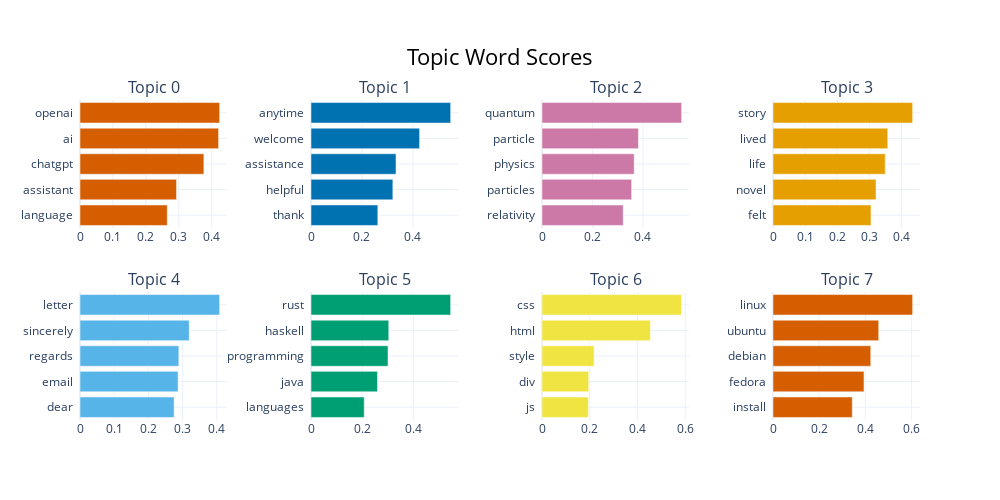

Notebook code for this chart:
### Markdown cell above
### Topic Modelling

### Code cell
from bertopic import BERTopic

df = top_posts_preview.copy()
docs = df.Description.to_list()
model = BERTopic.load("davanstrien/chat_topics")
topics, probabilities = model.transform(docs)

model.visualize_barchart()

### Figure 1 — Plotly figure (JSON) as saved in the notebook; plotly's stock layout.template omitted (floating-point values rounded to 4 significant figures)
{"data": [{"marker": {"color": "#D55E00"}, "orientation": "h", "type": "bar", "x": [0.2652, 0.2933, 0.3763, 0.421, 0.4243], "xaxis": "x", "y": ["language  ", "assistant  ", "chatgpt  ", "ai  ", "openai  "], "yaxis": "y"}, {"marker": {"color": "#0072B2"}, "orientation": "h", "type": "bar", "x": [0.2622, 0.3212, 0.3335, 0.426, 0.548], "xaxis": "x2", "y": ["thank  ", "helpful  ", "assistance  ", "welcome  ", "anytime  "], "yaxis": "y2"}, {"marker": {"color": "#CC79A7"}, "orientation": "h", "type": "bar", "x": [0.3216, 0.355, 0.3652, 0.382, 0.5532], "xaxis": "x3", "y": ["relativity  ", "particles  ", "physics  ", "particle  ", "quantum  "], "yaxis": "y3"}, {"marker": {"color": "#E69F00"}, "orientation": "h", "type": "bar", "x": [0.3051, 0.3208, 0.3494, 0.3573, 0.4348], "xaxis": "x4", "y": ["felt  ", "novel  ", "life  ", "lived  ", "story  "], "yaxis": "y4"}, {"marker": {"color": "#56B4E9"}, "orientation": "h", "type": "bar", "x": [0.2752, 0.2868, 0.2889, 0.3193, 0.4082], "xaxis": "x5", "y": ["dear  ", "email  ", "regards  ", "sincerely  ", "letter  "], "yaxis": "y5"}, {"marker": {"color": "#009E73"}, "orientation": "h", "type": "bar", "x": [0.2078, 0.2597, 0.3008, 0.3037, 0.5454], "xaxis": "x6", "y": ["languages  ", "java  ", "programming  ", "haskell  ", "rust  "], "yaxis": "y6"}, {"marker": {"color": "#F0E442"}, "orientation": "h", "type": "bar", "x": [0.1941, 0.1958, 0.2184, 0.4541, 0.5849], "xaxis": "x7", "y": ["js  ", "div  ", "style  ", "html  ", "css  "], "yaxis": "y7"}, {"marker": {"color": "#D55E00"}, "orientation": "h", "type": "bar", "x": [0.3438, 0.3945, 0.4239, 0.4583, 0.6056], "xaxis": "x8", "y": ["install  ", "fedora  ", "debian  ", "ubuntu  ", "linux  "], "yaxis": "y8"}], "layout": {"annotations": [{"font": {"size": 16}, "showarrow": false, "text": "Topic 0", "x": 0.0875, "xanchor": "center", "xref": "paper", "y": 1, "yanchor": "bottom", "yref": "paper"}, {"font": {"size": 16}, "showarrow": false, "text": "Topic 1", "x": 0.3625, "xanchor": "center", "xref": "paper", "y": 1, "yanchor": "bottom", "yref": "paper"}, {"font": {"size": 16}, "showarrow": false, "text": "Topic 2", "x": 0.6375, "xanchor": "center", "xref": "paper", "y": 1, "yanchor": "bottom", "yref": "paper"}, {"font": {"size": 16}, "showarrow": false, "text": "Topic 3", "x": 0.9125, "xanchor": "center", "xref": "paper", "y": 1, "yanchor": "bottom", "yref": "paper"}, {"font": {"size": 16}, "showarrow": false, "text": "Topic 4", "x": 0.0875, "xanchor": "center", "xref": "paper", "y": 0.4, "yanchor": "bottom", "yref": "paper"}, {"font": {"size": 16}, "showarrow": false, "text": "Topic 5", "x": 0.3625, "xanchor": "center", "xref": "paper", "y": 0.4, "yanchor": "bottom", "yref": "paper"}, {"font": {"size": 16}, "showarrow": false, "text": "Topic 6", "x": 0.6375, "xanchor": "center", "xref": "paper", "y": 0.4, "yanchor": "bottom", "yref": "paper"}, {"font": {"size": 16}, "showarrow": false, "text": "Topic 7", "x": 0.9125, "xanchor": "center", "xref": "paper", "y": 0.4, "yanchor": "bottom", "yref": "paper"}], "height": 500, "hoverlabel": {"bgcolor": "white", "font": {"family": "Rockwell", "size": 16}}, "showlegend": false, "title": {"font": {"color": "Black", "size": 22}, "text": "Topic Word Scores", "x": 0.5, "xanchor": "center", "yanchor": "top"}, "width": 1000, "xaxis": {"anchor": "y", "domain": [0, 0.175], "showgrid": true}, "xaxis2": {"anchor": "y2", "domain": [0.275, 0.45], "showgrid": true}, "xaxis3": {"anchor": "y3", "domain": [0.55, 0.725], "showgrid": true}, "xaxis4": {"anchor": "y4", "domain": [0.825, 1], "showgrid": true}, "xaxis5": {"anchor": "y5", "domain": [0, 0.175], "showgrid": true}, "xaxis6": {"anchor": "y6", "domain": [0.275, 0.45], "showgrid": true}, "xaxis7": {"anchor": "y7", "domain": [0.55, 0.725], "showgrid": true}, "xaxis8": {"anchor": "y8", "domain": [0.825, 1], "showgrid": true}, "yaxis": {"anchor": "x", "domain": [0.6, 1], "showgrid": true}, "yaxis2": {"anchor": "x2", "domain": [0.6, 1], "showgrid": true}, "yaxis3": {"anchor": "x3", "domain": [0.6, 1], "showgrid": true}, "yaxis4": {"anchor": "x4", "domain": [0.6, 1], "showgrid": true}, "yaxis5": {"anchor": "x5", "domain": [0, 0.4], "showgrid": true}, "yaxis6": {"anchor": "x6", "domain": [0, 0.4], "showgrid": true}, "yaxis7": {"anchor": "x7", "domain": [0, 0.4], "showgrid": true}, "yaxis8": {"anchor": "x8", "domain": [0, 0.4], "showgrid": true}}}
